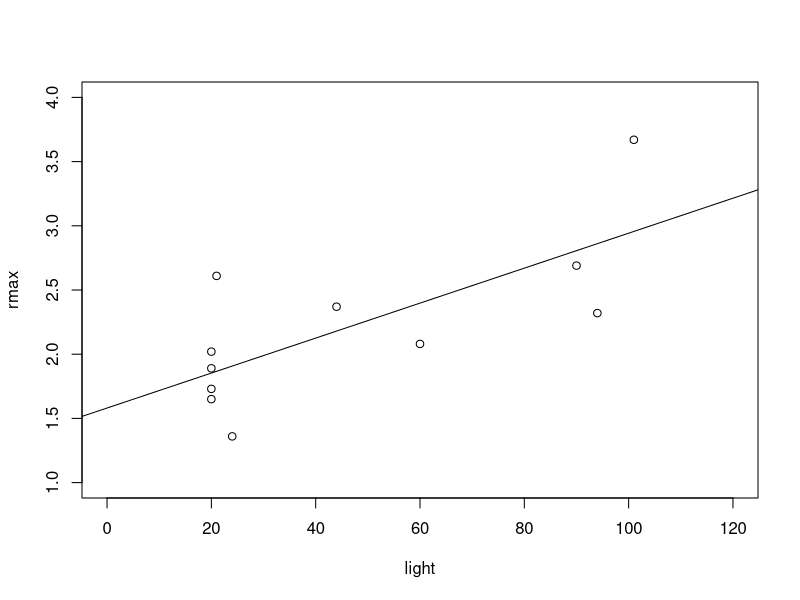

Write R code to recreate this figure.
light <- c(20,20,20,20,21,24,44,60,90,94,101)

rmax <- c(1.73,1.65,2.02,1.89,2.61,1.36,2.37,2.08,2.69,2.32,3.67)



plot(light, rmax, xlim = c(0,120), ylim = c(1,4))

fit <- lm(rmax~light)

summary(fit)

abline(fit)

